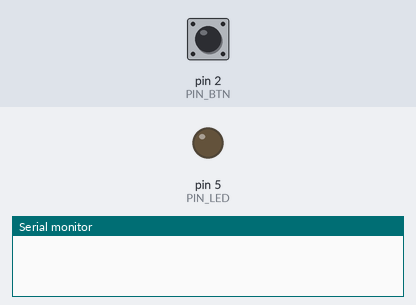
Recording of a sketch running on a simulated Arduino Uno, built with avr-gcc and run on an emulated ATmega328P. On the bench: output pins drawn as LEDs (lit = HIGH), the last lines printed to the serial monitor. The test bench sets the inputs (shaded band); at power-on: pin 2 (PIN_BTN) HIGH.

Above: at 1.2 s.
1.3 s: pin 2 (PIN_BTN) pulled LOW for 0.15 s
At 2.5 s:
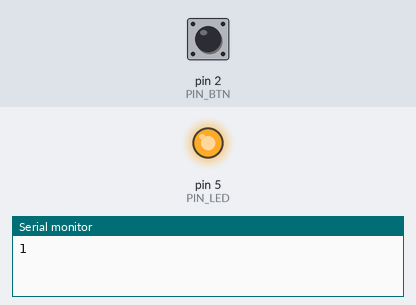
2.9 s: pin 2 (PIN_BTN) pulled LOW for 1 s
At 6.7 s:
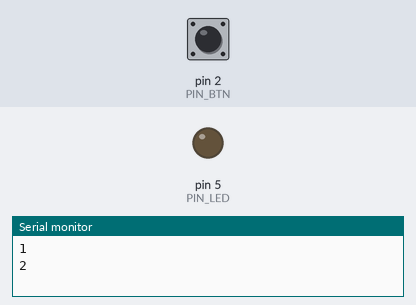
6.9 s: pin 2 (PIN_BTN) pulled LOW for 3.2 s
At 7.8 s:
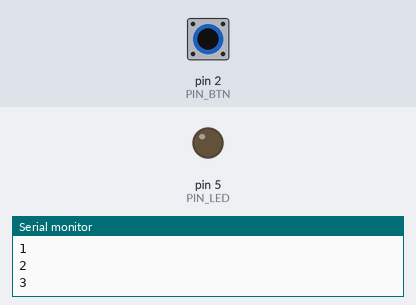
Timing chart, 0 to 9.9 s (numbered marks = the images above; inputs shaded):
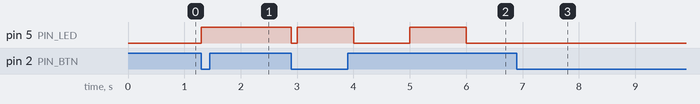

The sketch:

rezimy_s_prepinanim_rezim_0_1_2.ino
```cpp
#define PIN_BTN 2
#define PIN_LED 5
#define T 1000

int tik = LOW;

void setup() {
  pinMode(PIN_BTN, INPUT_PULLUP);
  pinMode(PIN_LED, OUTPUT);
  Serial.begin(9600);
}

void loop() {

  tikani();

  static int stav_led = LOW;
  static int rezim = 0;
  static int stav_tlacitka_predchozi = HIGH;
  int stav_tlacitka = digitalRead(PIN_BTN);
  if (stav_tlacitka == LOW && stav_tlacitka_predchozi == HIGH) {
    if (rezim < 4) rezim++;  // rezim += 1;
    else rezim = 0;
    Serial.println(rezim);
    //rezim = (rezim < 4) ? rezim++ : 0;
  }
  stav_tlacitka_predchozi = stav_tlacitka;

  switch (rezim) {
    case 0:  // LED nesvítí
      digitalWrite(PIN_LED, LOW);
      break;
    case 1:  // LED svítí souvisle
      digitalWrite(PIN_LED, HIGH);
      break;
    case 2:  // LED bliká pomalu
      if (tik) stav_led = !stav_led;
      digitalWrite(PIN_LED, stav_led);
      break;
    case 3:  // LED bliká rychle

      break;
    case 4:  // LED mění plynule intenzitu

      break;
    default:  // neznámý režim

      break;
  }
}

void tikani() {
  unsigned long cas = millis();
  static unsigned long cas_predtim = 0;
  if (cas - cas_predtim >= T) {
    tik = HIGH;
    cas_predtim = cas;
  } else tik = LOW;
}
```

Measured:
- after the input at 1.3 s, pin 5 (PIN_LED): LOW → HIGH at once
- after the input at 2.9 s, pin 5 (PIN_LED): goes LOW 0.10 s, HIGH 1.0 s, LOW 1.0 s, HIGH 1.0 s, then LOW, starting at once
- after the input at 6.9 s, pin 5 (PIN_LED): stops changing and stays LOW
